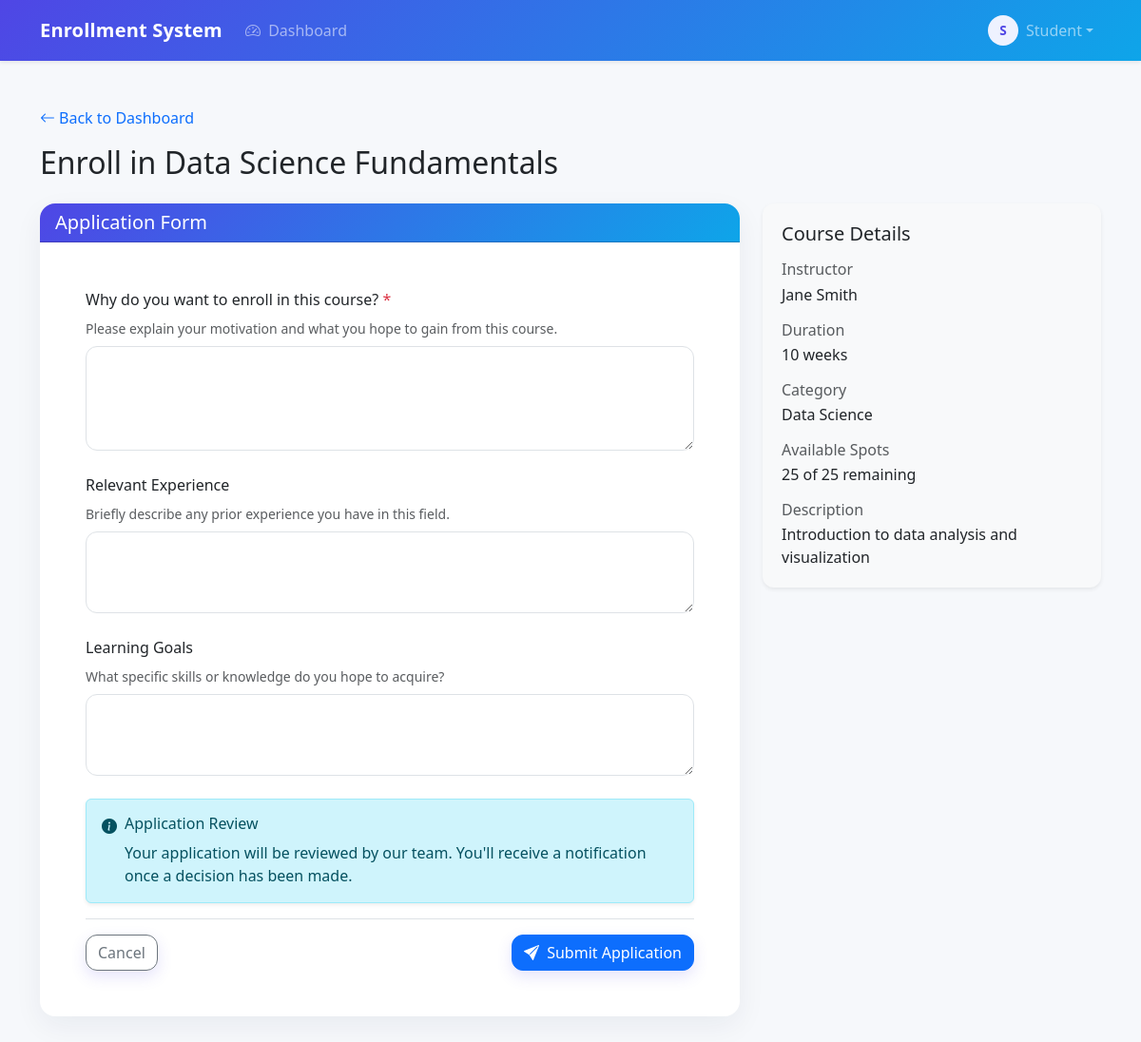
Screenshot of /enroll.php?course_id=2 (signed in) with the database file from the repository.
### tables this page shows
CREATE TABLE IF NOT EXISTS courses (
    id INT AUTO_INCREMENT PRIMARY KEY,
    title VARCHAR(255) NOT NULL,
    description TEXT,
    instructor VARCHAR(100) NOT NULL,
    duration VARCHAR(50) NOT NULL,
    category VARCHAR(100) NOT NULL,
    capacity INT NOT NULL,
    enrolled INT DEFAULT 0,
    created_at TIMESTAMP DEFAULT CURRENT_TIMESTAMP,
    updated_at TIMESTAMP DEFAULT CURRENT_TIMESTAMP ON UPDATE CURRENT_TIMESTAMP
);

### config/database.php (called while the page is built, shortened)
<?php
if (!isset($pdo)) {
    try {
        $pdo = new PDO(
            "mysql:host=" . DB_HOST . ";dbname=" . DB_NAME . ";charset=utf8mb4",
            DB_USER,
            DB_PASS,
            [
                PDO::ATTR_ERRMODE => PDO::ERRMODE_EXCEPTION,
                PDO::ATTR_DEFAULT_FETCH_MODE => PDO::FETCH_ASSOC,
                PDO::ATTR_EMULATE_PREPARES => false,
            ]
        );
    } catch (PDOException $e) {
        die("Database connection failed: " . $e->getMessage());
    }
}
if (!function_exists('executeQuery')) {
    function executeQuery($sql, $params = []) {
        global $pdo;
        try {
            $stmt = $pdo->prepare($sql);
            $stmt->execute($params);
            return $stmt;
        } catch (PDOException $e) {
            error_log("Database Error: " . $e->getMessage());
            return false;
        }
    }
    function fetchOne($sql, $params = []) {
        $stmt = executeQuery($sql, $params);
        return $stmt ? $stmt->fetch(PDO::FETCH_ASSOC) : false;
    }
}
return $pdo;
?>

### enroll.php (the view, shortened to what this page needs)
<?php
require_once 'config/database.php';
$course_id = $_GET['course_id'] ?? null;
$course = fetchOne("SELECT * FROM courses WHERE id = ?", [$course_id]);
?>
<!DOCTYPE html>
<html lang="en">
<head>
    <link href="https://cdn.jsdelivr.net/npm/bootstrap@5.3.0/dist/css/bootstrap.min.css" rel="stylesheet">
    <link rel="stylesheet" href="https://cdn.jsdelivr.net/npm/bootstrap-icons@1.10.0/font/bootstrap-icons.css">
</head>
<body>
    <?php include 'includes/navbar.php'; ?>
    <div class="container py-5">
        <div class="row">
            <div class="col-12">
                <a href="dashboard.php" class="text-decoration-none d-inline-flex align-items-center mb-3">
                    <i class="bi bi-arrow-left me-1"></i> Back to Dashboard
                </a>
                <h2 class="mb-4">Enroll in <?php echo htmlspecialchars($course['title']); ?></h2>
            </div>
        </div>
        <div class="row">
            <div class="col-lg-8">
                <div class="card card-modern">
                    <div class="card-header card-header-gradient">
                        <h5 class="mb-0">Application Form</h5>
                    </div>
                    <div class="card-body p-4 p-md-5">
                        <form method="POST">
                            <div class="mb-4">
                                <label for="motivation" class="form-label required">Why do you want to enroll in this course?</label>
                                <p class="text-muted small mb-2">Please explain your motivation and what you hope to gain from this course.</p>
                                <textarea class="form-control" id="motivation" name="motivation" rows="4" required><?php echo htmlspecialchars($_POST['motivation'] ?? ''); ?></textarea>
                            </div>
                            <div class="mb-4">
                                <label for="experience" class="form-label">Relevant Experience</label>
                                <p class="text-muted small mb-2">Briefly describe any prior experience you have in this field.</p>
                                <textarea class="form-control" id="experience" name="experience" rows="3"><?php echo htmlspecialchars($_POST['experience'] ?? ''); ?></textarea>
                            </div>
                            <div class="mb-4">
                                <label for="goals" class="form-label">Learning Goals</label>
                                <p class="text-muted small mb-2">What specific skills or knowledge do you hope to acquire?</p>
                                <textarea class="form-control" id="goals" name="goals" rows="3"><?php echo htmlspecialchars($_POST['goals'] ?? ''); ?></textarea>
                            </div>
                            <div class="alert alert-info shadow-sm">
                                <div class="d-flex">
                                    <i class="bi bi-info-circle-fill me-2"></i>
                                    <div>
                                        <h6 class="alert-heading">Application Review</h6>
                                        <p class="mb-0">Your application will be reviewed by our team. You'll receive a notification once a decision has been made.</p>
                                    </div>
                                </div>
                            </div>
                            <div class="d-flex justify-content-between pt-3 border-top">
                                <a href="dashboard.php" class="btn btn-outline-secondary btn-modern">Cancel</a>
                                <button type="submit" class="btn btn-primary btn-modern">
                                    <i class="bi bi-send-fill me-1"></i> Submit Application
                                </button>
                            </div>
                        </form>
                    </div>
                </div>
            </div>
            <div class="col-lg-4">
                <div class="course-details info-card border-0 shadow-sm">
                    <h5 class="mb-3">Course Details</h5>
                    <div class="mb-3">
                        <h6 class="text-muted mb-1">Instructor</h6>
                        <p class="mb-0"><?php echo htmlspecialchars($course['instructor']); ?></p>
                    </div>
                    <div class="mb-3">
                        <h6 class="text-muted mb-1">Duration</h6>
                        <p class="mb-0"><?php echo htmlspecialchars($course['duration']); ?></p>
                    </div>
                    <div class="mb-3">
                        <h6 class="text-muted mb-1">Category</h6>
                        <p class="mb-0"><?php echo htmlspecialchars($course['category']); ?></p>
                    </div>
                    <div class="mb-3">
                        <h6 class="text-muted mb-1">Available Spots</h6>
                        <p class="mb-0">
                            <?php
                            $remaining = $course['capacity'] - $course['enrolled'];
                            echo "$remaining of {$course['capacity']} remaining";
                            ?>
                        </p>
                    </div>
                    <div>
                        <h6 class="text-muted mb-1">Description</h6>
                        <p class="mb-0"><?php echo nl2br(htmlspecialchars($course['description'])); ?></p>
                    </div>
                </div>
            </div>
        </div>
    </div>
</body>
</html>

### enroll.php (style rules this page uses)
.form-label.required:after { content: " *"; color: #dc3545; }
body { background: #f6f8fb; }
.card-modern { border: 0; border-radius: 1rem; box-shadow: 0 10px 30px rgba(18,38,63,.06); }
.card-header-gradient { background: linear-gradient(135deg, #4f46e5 0%, #0ea5e9 100%); color: #fff; border-top-left-radius: 1rem !important; border-top-right-radius: 1rem !important; }
.form-control { border-radius: .75rem; }
.btn-modern { border-radius: .75rem; box-shadow: 0 6px 16px rgba(79,70,229,.15); }
.course-details { background-color: #f8f9fa; border-radius: .75rem; padding: 20px; margin-bottom: 20px; }

### rows the page displays
courses: title "Data Science Fundamentals", instructor "Jane Smith", duration "10 weeks", category "Data Science", capacity "25", description "Introduction to data analysis and visualization"

### other values shown
$initials ?: 'U' "S"
$displayName "Student"
